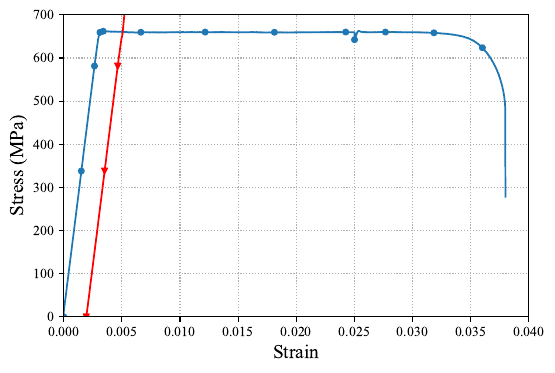

Recreate this plot in Python.
import matplotlib.pyplot as plt
import pandas as pd

plt.rcParams["font.family"] = "sans-serif"
plt.rcParams["font.sans-serif"] = "times new roman"
plt.rcParams['lines.linewidth'] = 1.25
plt.rcParams['axes.xmargin'] = 0
plt.rcParams['axes.ymargin'] = 0
plt.rcParams['axes.autolimit_mode'] = 'round_numbers'
   
z = pd.read_csv('Test9-Specimen_RawData_4.csv')

ax = plt.axes()        
ax.yaxis.grid(True, linestyle=':') # horizontal lines
ax.xaxis.grid(True, linestyle=':') # vertical lines
ax.set_xlim([0,0.04])
ax.set_ylim([0,700])
plt.plot(z['Tensile strain'],z['Tensile stress'], color='C0', markevery=200, ms=4, marker='o')
plt.plot(z['Offset strain'],z['Tensile stress offset'], color='red', markevery=200, ms=4, marker='v')
#plt.title('AT1 - Load vs Axial Displacement')
plt.xlabel('Strain', fontsize=14)
plt.ylabel('Stress (MPa)', fontsize=14)
#plt.legend(fontsize=14, loc=9, bbox_to_anchor=(0.5, -0.15), ncol=2)
plt.gcf()
plt.savefig('Test9-Specimen_RawData_4.pdf', bbox_inches='tight')
plt.show()


 